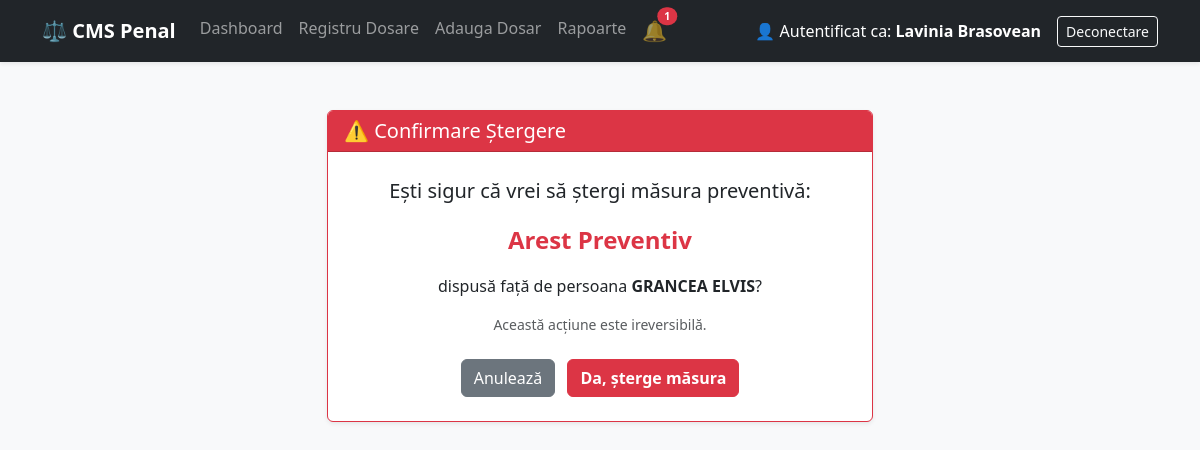
Screenshot of /cases/masura/1/sterge/ (signed in) with the database file from the repository.
### accounts/models.py (models this page shows, shortened)
class CustomUser(AbstractUser):
    class Role(models.TextChoices):
        PROCUROR = 'PROCUROR', 'Procuror'
        POLITIST = 'POLITIST', 'Ofițer de Poliție Judiciară'
        GREFIER = 'GREFIER', 'Grefier'
        ADMIN = 'ADMIN', 'Administrator Sistem'
    rol = models.CharField(
        max_length=20,
        choices=Role.choices,
        default=Role.POLITIST,
        help_text="Rolul utilizatorului în sistemul de management al dosarelor."
    )
    grad_profesional = models.CharField(
        max_length=100,
        blank=True,
        null=True,
        help_text="Ex: Inspector principal, Comisar șef"
    )
    unitate = models.CharField(
        max_length=150,
        blank=True,
        null=True,
        help_text="Ex: Parchetul de pe lângă Judecătoria Sector 1 / SIC Brașov"
    )

### cases/models.py (models this page shows, shortened)
class MasuraPreventiva(models.Model):
    class TipMasura(models.TextChoices):
        RETINERE = 'RETINERE', 'Reținere (24h)'
        AREST_PREVENTIV = 'AREST_PREVENTIV', 'Arest Preventiv'
        AREST_DOMICILIU = 'AREST_DOMICILIU', 'Arest la Domiciliu'
        CONTROL_JUDICIAR = 'CONTROL_JUDICIAR', 'Control Judiciar'
        CONTROL_JUDICIAR_CAUTIUNE = 'CONTROL_JUDICIAR_CAUTIUNE', 'Control Judiciar pe Cauțiune'
    dosar = models.ForeignKey(Dosar, on_delete=models.CASCADE, related_name='masuri_preventive')
    parte = models.ForeignKey(ParteImplicata, on_delete=models.CASCADE, related_name='masuri_preventive')
    tip_masura = models.CharField(max_length=50, choices=TipMasura.choices)
    durata_zile = models.PositiveIntegerField(help_text="Numărul de zile (ex: 30)")
    data_inceput = models.DateField()
    data_sfarsit = models.DateField()
    class Meta:
        verbose_name = "Măsură Preventivă"
        verbose_name_plural = "Măsuri Preventive"
    history = HistoricalRecords(verbose_name="Istoric Măsură Preventivă") # <--- PĂSTREAZĂ ISTORICUL MĂSURILOR

class ParteImplicata(models.Model):
    class Calitate(models.TextChoices):
        SUSPECT = 'SUSPECT', 'Suspect'
        INCULPAT = 'INCULPAT', 'Inculpat'
        PARTE_VATAMATA = 'PARTE_VATAMATA', 'Parte Vătămată'
        PARTE_CIVILA = 'PARTE_CIVILA', 'Parte Civilă'
        MARTOR = 'MARTOR', 'Martor'
    dosar = models.ForeignKey(Dosar, on_delete=models.CASCADE, related_name='parti_implicate')
    nume_complet = models.CharField(max_length=150)
    cnp = models.CharField(max_length=13, blank=True, null=True, verbose_name="CNP")
    calitate_procesuala = models.CharField(max_length=20, choices=Calitate.choices)
    mentiuni = models.TextField(blank=True, null=True, help_text="Alte date de contact, antecedente, etc.")
    class Meta:
        verbose_name = "Parte Implicată"
        verbose_name_plural = "Părți Implicate"
    history = HistoricalRecords() # <--- PĂSTREAZĂ ISTORICUL PĂRȚILOR

### cases/views.py (the view)
# urls.py: path('masura/<int:pk>/sterge/', views.stergere_masura, name='stergere_masura'),
@login_required
def stergere_masura(request, pk):
    masura = get_object_or_404(MasuraPreventiva, pk=pk)
    dosar_id = masura.dosar.pk
    if not masura.dosar.are_drepturi_editare(request.user) and not request.user.is_superuser:
        raise PermissionDenied("Nu ai permisiunea de a șterge date din acest dosar.")
    if request.method == 'POST':
        masura.delete()
        return redirect('cases:detalii_dosar', pk=dosar_id)
    context = {
        'masura': masura,
        'dosar': masura.dosar
    }
    return render(request, 'cases/stergere_masura.html', context)

### cases/context_processors.py (called while the page is built)
def notificari_globale(request):
    if request.user.is_authenticated:
        necitite = Notificare.objects.filter(utilizator=request.user, citita=False)
        return {
            'notificari_necitite': necitite,
            'nr_notificari': necitite.count()
        }
    return {'notificari_necitite': [], 'nr_notificari': 0}

### cases/models.py (called while the page is built)
    def are_drepturi_editare(self, utilizator):
        if not utilizator.is_authenticated:
            return False
        if utilizator.is_superuser or utilizator.rol == 'ADMIN':
            return True
        utilizator_id = utilizator.pk
        echipa_dosar_ids = [
            self.ofiter_caz_id,
            self.procuror_caz_id,
            self.grefier_caz_id
        ]
        if utilizator_id in echipa_dosar_ids:
            return True
        return False

### cases/templates/cases/stergere_masura.html (shortened to what this page needs)
{% extends 'base.html' %}
{% block content %}
<div class="row justify-content-center mt-5">
    <div class="col-md-6">
        <div class="card shadow-sm border-danger">
            <div class="card-header bg-danger text-white">
                <h5 class="mb-0">⚠️ Confirmare Ștergere</h5>
            </div>
            <div class="card-body text-center py-4">
                <p class="fs-5">Ești sigur că vrei să ștergi măsura preventivă:</p>
                <p class="fs-4 fw-bold text-danger">{{ masura.get_tip_masura_display }}</p>
                <p>dispusă față de persoana <strong>{{ masura.parte.nume_complet }}</strong>?</p>
                <p class="text-muted small">Această acțiune este ireversibilă.</p>
                <form method="POST" class="mt-4">
                    <a href="{% url 'cases:detalii_dosar' dosar.pk %}" class="btn btn-secondary me-2">Anulează</a>
                    <button type="submit" class="btn btn-danger fw-bold">Da, șterge măsura</button>
                </form>
            </div>
        </div>
    </div>
</div>
{% endblock %}

### templates/base.html (shortened to what this page needs)
<!DOCTYPE html>
<html lang="ro">
<head>
    <link href="https://cdn.jsdelivr.net/npm/bootstrap@5.3.2/dist/css/bootstrap.min.css" rel="stylesheet">
</head>
<body class="bg-light">
    <nav class="navbar navbar-expand-lg navbar-dark bg-dark mb-4 shadow-sm">
        <div class="container">
            <a class="navbar-brand fw-bold" href="{% url 'cases:dashboard' %}">⚖️ CMS Penal</a>
            <div class="collapse navbar-collapse" id="navbarNav">
                {% if user.is_authenticated %}
                    <ul class="navbar-nav me-auto">
                        <li class="nav-item">
                            <a class="nav-link" href="{% url 'cases:dashboard' %}">Dashboard</a>
                        </li>
                        <li class="nav-item">
                            <a class="nav-link" href="{% url 'cases:lista_dosare' %}">Registru Dosare</a>
                        </li>
                        <li class="nav-item">
                            <a class="nav-link" href="{% url 'cases:adaugare_dosar' %}">Adauga Dosar</a>
                        </li>
                        <li class="nav-item">
                            <a class="nav-link" href="{% url 'cases:rapoarte' %}">Rapoarte</a>
                        </li>
                        <li class="nav-item dropdown me-3">
                            <a class="nav-link position-relative" href="#" id="notificariDropdown" role="button" data-bs-toggle="dropdown" aria-expanded="false">
                                <span class="fs-5">🔔</span>
                                {% if nr_notificari > 0 %}
                                <span id="badge-notificari" class="position-absolute top-25 start-75 translate-middle badge rounded-pill bg-danger" style="font-size: 0.65rem;">
                                    {{ nr_notificari }}
                                </span>
                                {% endif %}
                            </a>
                        </li>
                    </ul>
                    <div class="d-flex align-items-center">
                        <span class="navbar-text me-3 text-white">
                            👤 Autentificat ca: <strong>{{ user.get_full_name|default:user.username }}</strong>
                        </span>
                        <form action="{% url 'logout' %}" method="post" class="d-inline">
                            <button type="submit" class="btn btn-sm btn-outline-light">Deconectare</button>
                        </form>
                    </div>
                {% else %}
                    <span class="navbar-text ms-auto text-white">
                        Acces Restricționat
                    </span>
                {% endif %}
            </div>
        </div>
    </nav>
    <div class="container">
        {% block content %}
        {% endblock %}
    </div>
</body>
</html>

### rows the page displays
CustomUser: get_full_name "Lavinia Brasovean"
MasuraPreventiva: tip_masura "Arest Preventiv", parte.nume_complet "GRANCEA ELVIS"

### other values shown
{{ nr_notificari }} "1"
